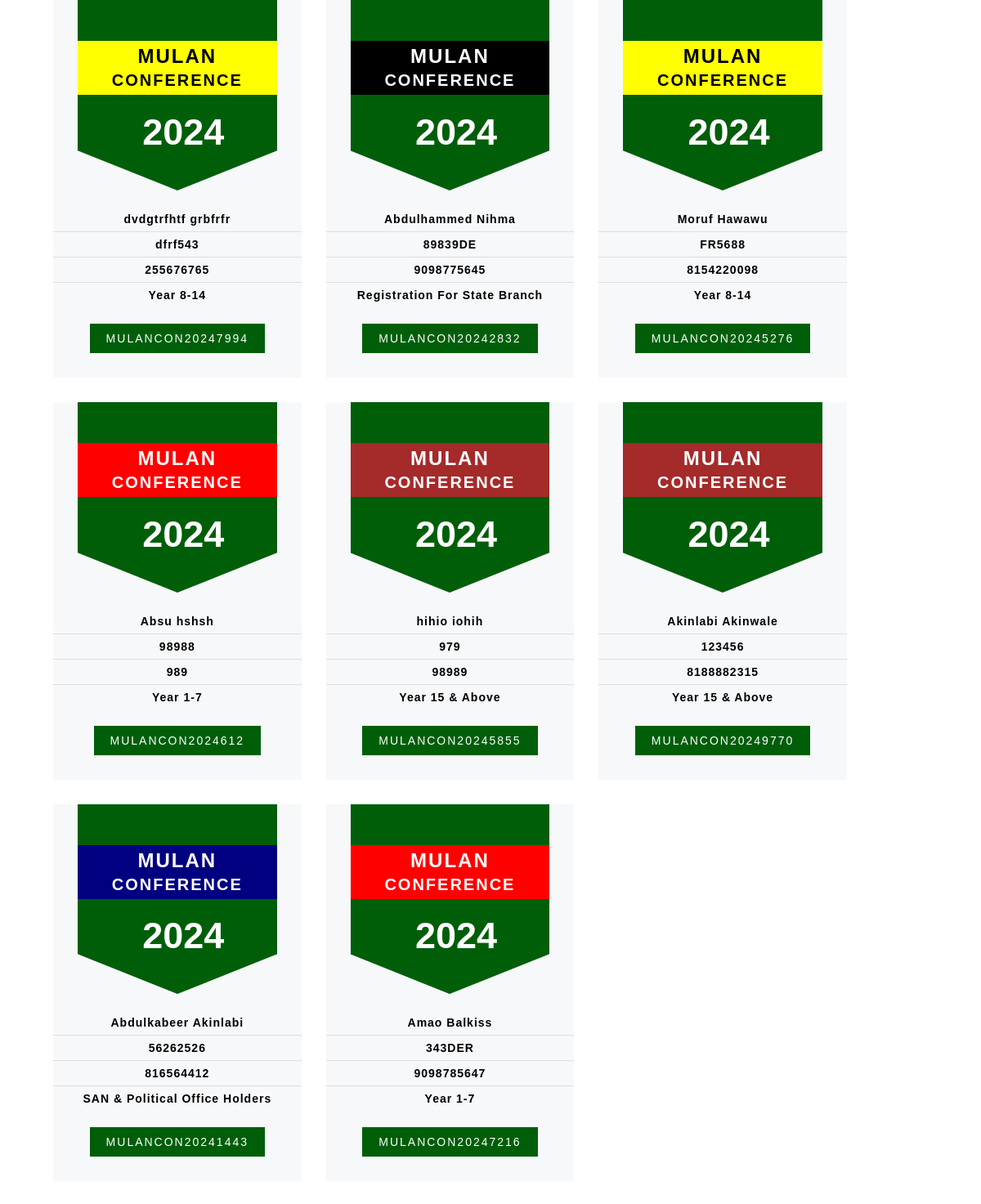
Screenshot of /admin/tags.php (signed in) with the database file from the repository.
### tables this page shows
CREATE TABLE `users` (
  `id` int(11) NOT NULL,
  `member_reg_no` varchar(55) DEFAULT NULL,
  `othername` varchar(255) DEFAULT NULL,
  `lastname` varchar(255) DEFAULT NULL,
  `email` varchar(55) DEFAULT NULL,
  `phone` bigint(12) NOT NULL,
  `membership_number` varchar(55) NOT NULL,
  `s_court_no` varchar(55) NOT NULL,
  `year_of_call` bigint(55) NOT NULL,
  `category` varchar(255) DEFAULT NULL,
  `branch` varchar(255) DEFAULT NULL,
  `created_at` timestamp NOT NULL DEFAULT current_timestamp()
);

CREATE TABLE `reg_category` (
  `id` int(11) NOT NULL,
  `category_id` int(11) NOT NULL,
  `category_name` varchar(255) NOT NULL,
  `status` tinyint(1) NOT NULL DEFAULT 1,
  `color_code` varchar(11) NOT NULL,
  `amount_topay` int(11) NOT NULL,
  `created_at` timestamp NOT NULL DEFAULT current_timestamp()
);

### admin/tags.php (the view, shortened to what this page needs)
<?php
    if ( !isset($_SESSION['username']) && !isset($_SESSION['password']) ) {
        header('location: index');
    } else {
        require_once('../connect.php');
        $tUsers      = mysqli_query($db, "SELECT *, reg_category.category_name, reg_category.color_code FROM users INNER JOIN reg_category ON users.category = reg_category.category_id");
    }
?>
<!DOCTYPE html>
<html lang="en">
<head>
</head>
<body>
<div class="pricing-table">
<?php
      if (mysqli_num_rows($tUsers) > 0){
      while ($row = mysqli_fetch_array($tUsers)) {
      $cls = $row['color_code'];
  ?>
  <div class="ptable-item">
    <div class="ptable-single">
      <div class="ptable-header">
        <div class="ptable-title" style="background-color: <?= $cls ?>">
          <h2 style="color: <?php if($cls=='yellow' || $cls=='white' || $cls=='pink'){ echo '#000';}else{ echo '#fff';} ?>">MULAN <br> <small>CONFERENCE</small> </h2>
        </div>
        <div class="ptable-price">
          <h2> 2024 </h2>
        </div>
      </div>
      <div class="ptable-body">
        <div class="ptable-description">
          <ul>
            <li><?= $row['lastname'] .' ' . $row['othername'] ?></li>
            <li><?= $row['membership_number'] ?></li>
            <li><?= $row['phone'] ?></li>
            <li><?= $row['category_name'] ?></li>
          </ul>
        </div>
      </div>
      <div class="ptable-footer">
        <div class="ptable-action">
          <a><?= $row['member_reg_no'] ?></a>
        </div>
      </div>
    </div>
  </div>
  <?php
      }
  } else {
      echo "No record found !!!";
  }?>
</div>
</body>
</html>

### admin/tags.php (style rules this page uses)
*, *::before, *::after { box-sizing: border-box; }
body { margin: 0; font-family: Arial, Helvetica, sans-serif; background: #ffffff; }
.pricing-table { display: flex; flex-flow: row wrap; width: 100%; max-width: 1100px; margin: 0 auto; background: #ffffff; }
.pricing-table .ptable-item { width: 30.33%; padding: 0 15px; margin-bottom: 30px; }
.pricing-table .ptable-single { position: relative; width: 100%; overflow: hidden; }
.pricing-table .ptable-header, .pricing-table .ptable-body, .pricing-table .ptable-footer { position: relative; width: 100%; text-align: center; overflow: hidden; }
.pricing-table .ptable-status , .pricing-table .ptable-title, .pricing-table .ptable-price, .pricing-table .ptable-description, .pricing-table .ptable-action { position: relative; width: 100%; text-align: center; }
.pricing-table .ptable-single { background: #f6f8fa; }
.pricing-table .ptable-header { margin: 0 30px; padding: 30px 0 45px 0; width: auto; background: #005E09; }
.pricing-table .ptable-header::before, .pricing-table .ptable-header::after { content: ""; position: absolute; bottom: 0; width: 0; height: 0; border-bottom: 100px solid #f6f8fa; }
.pricing-table .ptable-header::before { right: 50%; border-right: 250px solid transparent; }
.pricing-table .ptable-header::after { left: 50%; border-left: 250px solid transparent; }
.pricing-table .ptable-title h2 { color: #ffffff; font-size: 24px; font-weight: bold; padding:5px; letter-spacing: 2px; }
.pricing-table .ptable-price h2 { margin: 0; color: #ffffff; font-size: 45px; font-weight: 700; margin-left: 15px; }
.pricing-table .ptable-body { padding: 20px 0; }
.pricing-table .ptable-description ul { margin: 0; padding: 0; list-style: none; }
.pricing-table .ptable-description ul li { color: #000000; font-size: 14px; font-weight: bold; letter-spacing: 1px; padding: 7px; border-bottom: 1px solid #dedede; }
.pricing-table .ptable-description ul li:last-child { border: none; }
.pricing-table .ptable-footer { padding-bottom: 30px; }
.pricing-table .ptable-action a { display: inline-block; padding: 10px 20px; color: #FFFFFF; font-size: 14px; font-weight: 500; letter-spacing: 2px; text-decoration: none; background: #005E09; }

### rows the page displays
users: lastname "dvdgtrfhtf", othername "grbfrfr", membership_number "dfrf543", phone "255676765", reg_category.category_name "Year 8-14", member_reg_no "MULANCON20247994"
users: lastname "Abdulhammed", othername "Nihma", membership_number "89839DE", phone "9098775645", reg_category.category_name "Registration For State Branch", member_reg_no "MULANCON20242832"
users: lastname "Moruf", othername "Hawawu", membership_number "FR5688", phone "8154220098", reg_category.category_name "Year 8-14", member_reg_no "MULANCON20245276"
users: lastname "Absu", othername "hshsh", membership_number "98988", phone "989", reg_category.category_name "Year 1-7", member_reg_no "MULANCON2024612"
users: lastname "hihio", othername "iohih", membership_number "979", phone "98989", reg_category.category_name "Year 15 & Above", member_reg_no "MULANCON20245855"
users: lastname "Akinlabi", othername "Akinwale", membership_number "123456", phone "8188882315", reg_category.category_name "Year 15 & Above", member_reg_no "MULANCON20249770"
users: lastname "Abdulkabeer", othername "Akinlabi", membership_number "56262526", phone "816564412", reg_category.category_name "SAN & Political Office Holders", member_reg_no "MULANCON20241443"
users: lastname "Amao", othername "Balkiss", membership_number "343DER", phone "9098785647", reg_category.category_name "Year 1-7", member_reg_no "MULANCON20247216"
